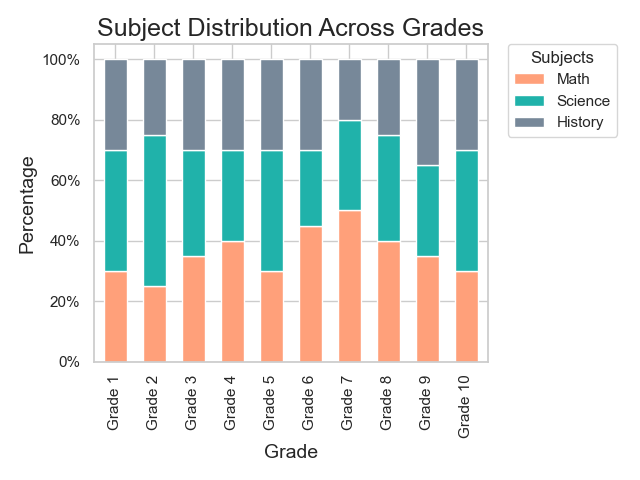

The Python source for this figure:

import seaborn as sns
import pandas as pd
import matplotlib.pyplot as plt
from matplotlib.ticker import FuncFormatter

data = {
    'Category': ['Grade 1', 'Grade 2', 'Grade 3', 'Grade 4', 'Grade 5', 'Grade 6', 'Grade 7', 'Grade 8', 'Grade 9', 'Grade 10'],
    'Math': [0.3, 0.25, 0.35, 0.4, 0.3, 0.45, 0.5, 0.4, 0.35, 0.3],
    'Science': [0.4, 0.5, 0.35, 0.3, 0.4, 0.25, 0.3, 0.35, 0.3, 0.4],
    'History': [0.3, 0.25, 0.3, 0.3, 0.3, 0.3, 0.2, 0.25, 0.35, 0.3],
}
df = pd.DataFrame(data)
df.set_index('Category', inplace=True)

df_percentage = df.div(df.sum(axis=1), axis=0)

sns.set(style="whitegrid")

plt.figure(figsize=(8, 10))

df_percentage.plot(kind='bar', stacked=True, color=["#FFA07A", "#20B2AA", "#778899"], width=0.6)

formatter = FuncFormatter(lambda y, pos: "%d%%" % (y * 100))
plt.gca().yaxis.set_major_formatter(formatter)

plt.title('Subject Distribution Across Grades', fontsize=18)
plt.xlabel('Grade', fontsize=14)
plt.ylabel('Percentage', fontsize=14)

plt.legend(title='Subjects', bbox_to_anchor=(1.05, 1), loc='upper left', borderaxespad=0.)

plt.tight_layout()
plt.show()
